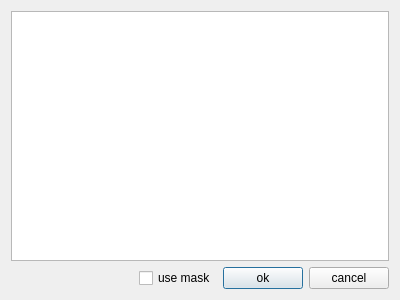
<?xml version="1.0" encoding="UTF-8"?>
<ui version="4.0">
 <class>Segmentation</class>
 <widget class="QDialog" name="Segmentation">
  <property name="geometry">
   <rect>
    <x>0</x>
    <y>0</y>
    <width>400</width>
    <height>300</height>
   </rect>
  </property>
  <property name="windowTitle">
   <string>Dialog</string>
  </property>
  <layout class="QGridLayout" name="gridLayout">
   <item row="0" column="0">
    <widget class="MyGraphicsView" name="graphicsView"/>
   </item>
   <item row="1" column="0">
    <layout class="QHBoxLayout" name="horizontalLayout">
     <item>
      <spacer name="horizontalSpacer">
       <property name="orientation">
        <enum>Qt::Horizontal</enum>
       </property>
       <property name="sizeHint" stdset="0">
        <size>
         <width>40</width>
         <height>20</height>
        </size>
       </property>
      </spacer>
     </item>
     <item>
      <widget class="QCheckBox" name="checkBox">
       <property name="text">
        <string>use mask</string>
       </property>
      </widget>
     </item>
     <item>
      <widget class="QPushButton" name="ok">
       <property name="text">
        <string>ok</string>
       </property>
      </widget>
     </item>
     <item>
      <widget class="QPushButton" name="cancel">
       <property name="text">
        <string>cancel</string>
       </property>
      </widget>
     </item>
    </layout>
   </item>
  </layout>
 </widget>
 <customwidgets>
  <customwidget>
   <class>MyGraphicsView</class>
   <extends>QGraphicsView</extends>
   <header>mygraphicsview.h</header>
  </customwidget>
 </customwidgets>
 <resources/>
 <connections/>
</ui>
